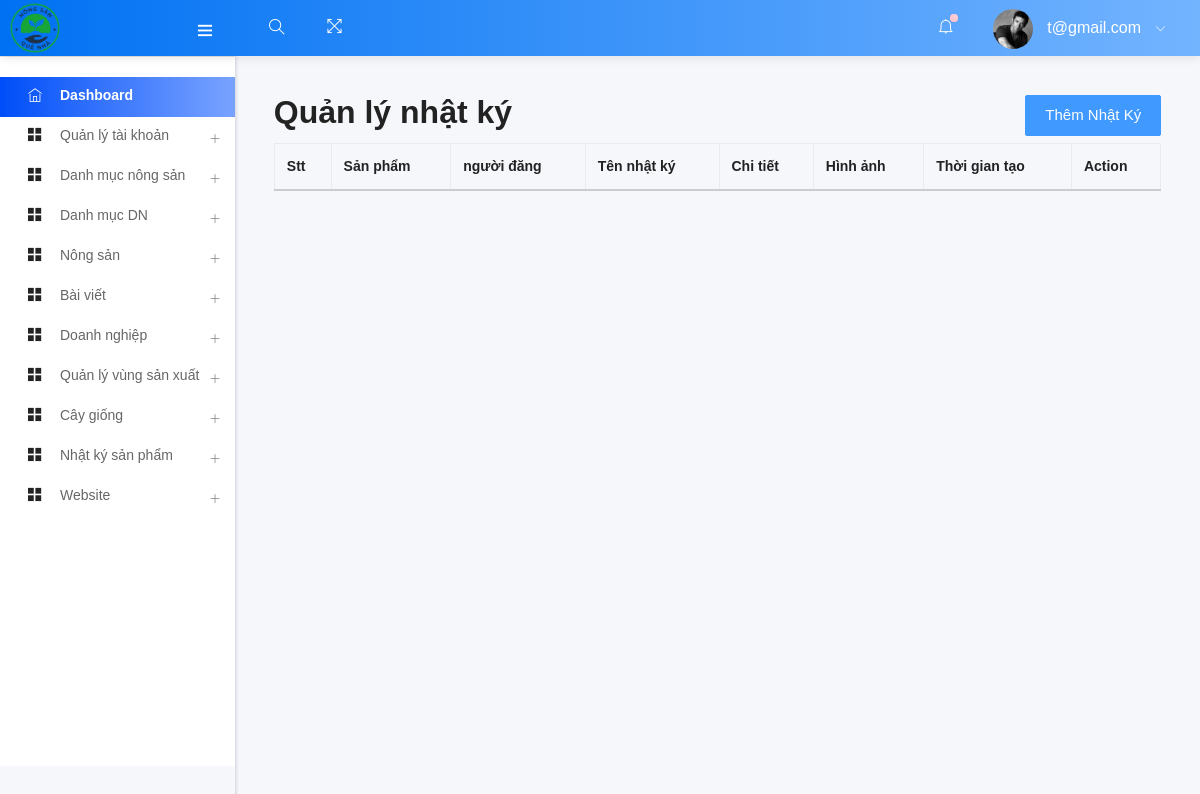
The app's page /admin/manage_nhatky.php (signed in), older data.
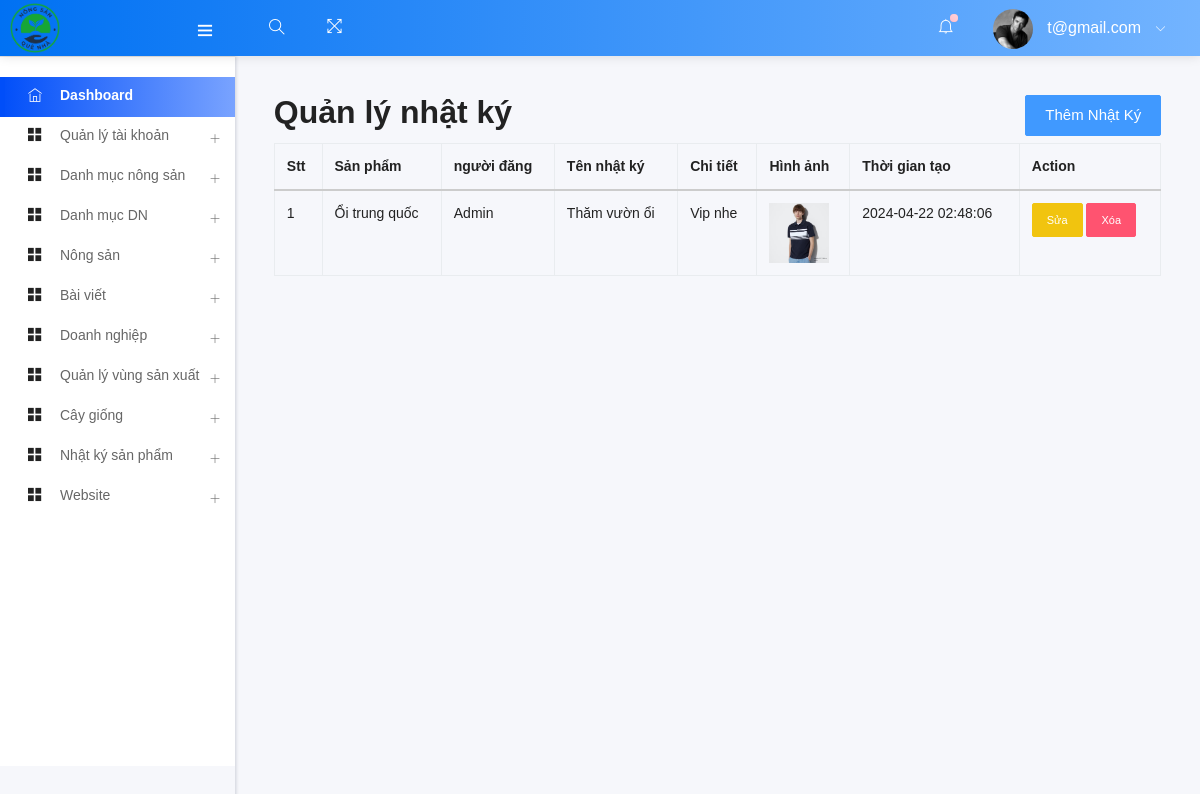
The same page, newer data.
### tables this page shows
CREATE TABLE `nhatkysanpham` (
  `id_nk` int(11) NOT NULL,
  `sanpham` int(11) NOT NULL,
  `nguoidang` int(11) NOT NULL,
  `tennhatky` varchar(255) NOT NULL,
  `chitiet` text NOT NULL,
  `hinhanh` varchar(255) NOT NULL,
  `thoigiantao` timestamp NOT NULL DEFAULT CURRENT_TIMESTAMP
);

CREATE TABLE `sanpham` (
  `id_sp` int(11) NOT NULL,
  `taikhoan` int(11) NOT NULL,
  `danhmuc` int(11) NOT NULL,
  `caygiong` int(11) NOT NULL,
  `vungsanxuat` int(11) NOT NULL,
  `tensanpham` varchar(255) NOT NULL,
  `mavach` varchar(50) NOT NULL,
  `hinhanh` varchar(255) DEFAULT NULL,
  `gia` varchar(100) DEFAULT NULL,
  `xuatxu` varchar(255) DEFAULT NULL,
  `maqr` varchar(255) DEFAULT NULL,
  `mota` text,
  `congdung` text,
  `hdsd` text,
  `dieukienbaoquan` varchar(255) DEFAULT NULL,
  `ngaytao` timestamp NOT NULL DEFAULT CURRENT_TIMESTAMP,
  `trangthai` enum('dangchoxetduyet','daxetduyet','tuchoi') NOT NULL DEFAULT 'dangchoxetduyet'
);

CREATE TABLE `taikhoan` (
  `id_acc` int(11) NOT NULL,
  `hoten` varchar(255) NOT NULL,
  `email` varchar(255) NOT NULL,
  `matkhau` varchar(255) NOT NULL,
  `dienthoai` char(10) NOT NULL,
  `diachi` varchar(255) DEFAULT NULL,
  `hinhdaidien` varchar(255) DEFAULT NULL,
  `role` enum('Admin','Nongdan','Khachhang') NOT NULL DEFAULT 'Khachhang',
  `trangthai` enum('hoatdong','khonghoatdong') NOT NULL DEFAULT 'hoatdong',
  `ngaytao` timestamp NOT NULL DEFAULT CURRENT_TIMESTAMP
);

### admin/manage_nhatky.php (called while the page is built, shortened)
<?php
    include ("template.php");
?>

### admin/class/adminback.php (called while the page is built, shortened)
<?php
class  adminback
{
    private $connection;
    function __construct()
    {
        $dbhost = "localhost";
        $dbuser = "tien123";
        $dbpass = "123456";
        $dbname = "nongsanquenha";
        $this->connection = mysqli_connect($dbhost, $dbuser, $dbpass, $dbname);
        mysqli_set_charset($this->connection,'UTF8');
    }
    function show_admin_user(){
        $query = "SELECT * FROM `taikhoan` ";
        if(mysqli_query($this->connection, $query)){
            $result = mysqli_query($this->connection, $query);
            return $result;
        }
    }
    function display_product()
    {
        $query = "SELECT * FROM `sanpham`";
        if (mysqli_query($this->connection, $query)) {
            $pdt_info = mysqli_query($this->connection, $query);
            return $pdt_info;
        }
    }
    function show_nhatky(){
        $query = "SELECT * FROM `nhatkysanpham`";
        if(mysqli_query($this->connection, $query)){
            $result = mysqli_query($this->connection, $query);
            return $result;
        }
    }
}

### admin/views/manage_nhatky_view.php (the view, shortened to what this page needs)
<?php
    $show_nhatky = $obj->show_nhatky();
    $nguoidang_info = $obj->show_admin_user();
    $sanpham_info = $obj->display_product();
    $nguoidang_array = array();
    while($nguoidang = mysqli_fetch_assoc($nguoidang_info)){
        $nguoidang_array[] = $nguoidang;
    }
    $sanpham_array = array();
    while($sanpham = mysqli_fetch_assoc($sanpham_info)){
        $sanpham_array[] = $sanpham;
    }
?>
<div style="padding-bottom: 5px;" class="row">
    <div class="col-md-6 col-sm-6 col-xl-6">
        <h2>Quản lý nhật ký</h2>
    </div>
    <div class="col-md-6 col-sm-6 col-xl-6">
        <a style="float: right;" class="btn btn-primary" href="add_nhatky.php">Thêm nhật ký</a>
    </div>
</div>
<div style="overflow-x: auto;">
        <table class="table table-bordered">
            <thead>
                <tr>
                    <th>Stt</th>
                    <th>Sản phẩm</th>
                    <th>người đăng</th>
                    <th>Tên nhật ký</th>
                    <th>Chi tiết</th>
                    <th>Hình ảnh</th>
                    <th>Thời gian tạo</th>
                    <th>Action</th>
                </tr>
            </thead>
            <tbody>
                <?php
                $dem=1;
                while($nk = mysqli_fetch_assoc($show_nhatky)){
                    ?>
                    <tr>
                        <td><?php echo $dem;?></td>
                        <td>
                            <?php
                            foreach($sanpham_array as $sanpham){
                                if($nk['sanpham'] == $sanpham['id_sp']){
                                    echo $sanpham['tensanpham'];
                                }
                            }
                            ?>
                        </td>
                        <td>
                            <?php
                            foreach($nguoidang_array as $nguoidang){
                                if($nk['nguoidang'] == $nguoidang['id_acc']){
                                    echo $nguoidang['hoten'];
                                }
                            }
                            ?>
                        </td>
                        <td><?php echo $nk['tennhatky'] ?></td>
                        <td><?php echo $nk['chitiet'] ?></td>
                        <td><img style="height:60px" src="uploads/<?php echo $nk['hinhanh'] ?>" alt=""></td>
                        <td><?php echo $nk['thoigiantao'] ?></td>
                        <td>
                            <a href="edit_nhatky.php?status=nkEdit&&id=<?php echo $nk['id_nk'] ?>" class="btn btn-sm btn-warning">Sửa</a>
                            <a href="javascript:void(0);" class="btn btn-sm btn-danger" onclick="confirmDelete(<?php echo $nk['id_nk'] ?>)">Xóa</a>
                        </td>
                    </tr>
                    <?php
                    $dem++;
                }
                ?>
            </tbody>
        </table>
</div>

Row changes from the older to the newer data that the page shows:
added nhatkysanpham: tennhatky "Thăm vườn ổi", chitiet "Vip nhe", hinhanh (picture), thoigiantao "2024-04-22 02:48:06"
now on this page (row edited): sanpham: tensanpham "Ổi trung quốc"
now on this page (row unchanged): taikhoan: hoten "Admin"
